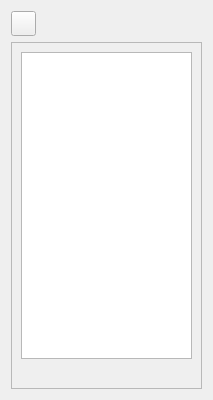
<?xml version="1.0" encoding="UTF-8"?>
<ui version="4.0">
 <class>VTKDockWidget</class>
 <widget class="QWidget" name="VTKDockWidget">
  <property name="geometry">
   <rect>
    <x>0</x>
    <y>0</y>
    <width>213</width>
    <height>400</height>
   </rect>
  </property>
  <property name="maximumSize">
   <size>
    <width>213</width>
    <height>400</height>
   </size>
  </property>
  <property name="windowTitle">
   <string>Form</string>
  </property>
  <layout class="QVBoxLayout" name="verticalLayout">
   <item>
    <layout class="QHBoxLayout" name="horizontalLayout">
     <item>
      <widget class="QPushButton" name="pushButton_2">
       <property name="minimumSize">
        <size>
         <width>25</width>
         <height>25</height>
        </size>
       </property>
       <property name="maximumSize">
        <size>
         <width>25</width>
         <height>25</height>
        </size>
       </property>
       <property name="text">
        <string/>
       </property>
       <property name="icon">
        <iconset resource="../MainWindow.qrc">
         <normaloff>:/main_wind/figure/main_wind/open.png</normaloff>:/main_wind/figure/main_wind/open.png</iconset>
       </property>
      </widget>
     </item>
     <item>
      <spacer name="horizontalSpacer">
       <property name="orientation">
        <enum>Qt::Horizontal</enum>
       </property>
       <property name="sizeHint" stdset="0">
        <size>
         <width>40</width>
         <height>20</height>
        </size>
       </property>
      </spacer>
     </item>
    </layout>
   </item>
   <item>
    <widget class="QFrame" name="frame">
     <property name="frameShape">
      <enum>QFrame::StyledPanel</enum>
     </property>
     <property name="frameShadow">
      <enum>QFrame::Raised</enum>
     </property>
     <layout class="QVBoxLayout" name="verticalLayout_2">
      <item>
       <widget class="QTableWidget" name="tableWidget">
        <property name="minimumSize">
         <size>
          <width>0</width>
          <height>250</height>
         </size>
        </property>
        <attribute name="horizontalHeaderVisible">
         <bool>false</bool>
        </attribute>
        <attribute name="horizontalHeaderHighlightSections">
         <bool>false</bool>
        </attribute>
        <attribute name="verticalHeaderVisible">
         <bool>false</bool>
        </attribute>
        <attribute name="verticalHeaderHighlightSections">
         <bool>false</bool>
        </attribute>
       </widget>
      </item>
      <item>
       <spacer name="verticalSpacer">
        <property name="orientation">
         <enum>Qt::Vertical</enum>
        </property>
        <property name="sizeType">
         <enum>QSizePolicy::Fixed</enum>
        </property>
        <property name="sizeHint" stdset="0">
         <size>
          <width>20</width>
          <height>20</height>
         </size>
        </property>
       </spacer>
      </item>
     </layout>
    </widget>
   </item>
  </layout>
 </widget>
 <resources>
  <include location="../MainWindow.qrc"/>
 </resources>
 <connections/>
</ui>
